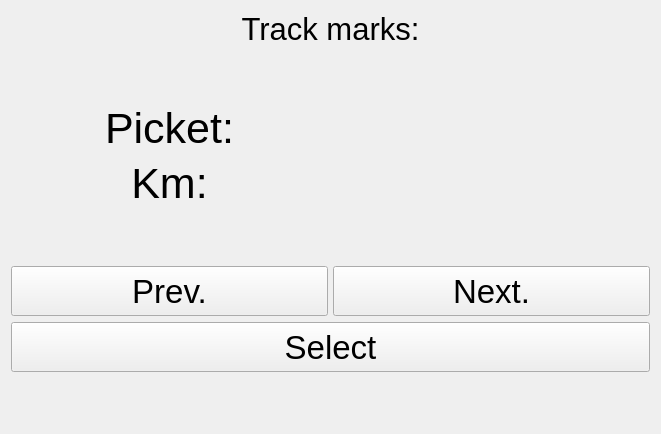
<?xml version="1.0" encoding="UTF-8"?>
<ui version="4.0">
 <class>TrackMarksRussian</class>
 <widget class="QWidget" name="TrackMarksRussian">
  <property name="geometry">
   <rect>
    <x>0</x>
    <y>0</y>
    <width>661</width>
    <height>434</height>
   </rect>
  </property>
  <property name="windowTitle">
   <string>Form</string>
  </property>
  <layout class="QVBoxLayout" name="verticalLayout">
   <item>
    <widget class="QLabel" name="label_19">
     <property name="maximumSize">
      <size>
       <width>16777215</width>
       <height>50</height>
      </size>
     </property>
     <property name="font">
      <font>
       <pointsize>23</pointsize>
      </font>
     </property>
     <property name="autoFillBackground">
      <bool>false</bool>
     </property>
     <property name="frameShape">
      <enum>QFrame::NoFrame</enum>
     </property>
     <property name="text">
      <string>Track marks:</string>
     </property>
     <property name="alignment">
      <set>Qt::AlignCenter</set>
     </property>
    </widget>
   </item>
   <item>
    <spacer name="verticalSpacer_6">
     <property name="orientation">
      <enum>Qt::Vertical</enum>
     </property>
     <property name="sizeHint" stdset="0">
      <size>
       <width>20</width>
       <height>41</height>
      </size>
     </property>
    </spacer>
   </item>
   <item>
    <layout class="QHBoxLayout" name="horizontalLayout_18">
     <item>
      <widget class="QLabel" name="label_20">
       <property name="maximumSize">
        <size>
         <width>16777215</width>
         <height>50</height>
        </size>
       </property>
       <property name="font">
        <font>
         <pointsize>32</pointsize>
        </font>
       </property>
       <property name="autoFillBackground">
        <bool>false</bool>
       </property>
       <property name="frameShape">
        <enum>QFrame::NoFrame</enum>
       </property>
       <property name="text">
        <string>Picket:</string>
       </property>
       <property name="alignment">
        <set>Qt::AlignCenter</set>
       </property>
      </widget>
     </item>
     <item>
      <widget class="QLabel" name="picketLabel">
       <property name="maximumSize">
        <size>
         <width>16777215</width>
         <height>50</height>
        </size>
       </property>
       <property name="font">
        <font>
         <pointsize>32</pointsize>
        </font>
       </property>
       <property name="autoFillBackground">
        <bool>false</bool>
       </property>
       <property name="frameShape">
        <enum>QFrame::NoFrame</enum>
       </property>
       <property name="text">
        <string/>
       </property>
       <property name="alignment">
        <set>Qt::AlignCenter</set>
       </property>
      </widget>
     </item>
    </layout>
   </item>
   <item>
    <layout class="QHBoxLayout" name="horizontalLayout_17">
     <item>
      <widget class="QLabel" name="label_21">
       <property name="maximumSize">
        <size>
         <width>16777215</width>
         <height>50</height>
        </size>
       </property>
       <property name="font">
        <font>
         <pointsize>32</pointsize>
        </font>
       </property>
       <property name="autoFillBackground">
        <bool>false</bool>
       </property>
       <property name="frameShape">
        <enum>QFrame::NoFrame</enum>
       </property>
       <property name="text">
        <string>Km:</string>
       </property>
       <property name="alignment">
        <set>Qt::AlignCenter</set>
       </property>
      </widget>
     </item>
     <item>
      <widget class="QLabel" name="kmLabel">
       <property name="maximumSize">
        <size>
         <width>16777215</width>
         <height>50</height>
        </size>
       </property>
       <property name="font">
        <font>
         <pointsize>32</pointsize>
        </font>
       </property>
       <property name="autoFillBackground">
        <bool>false</bool>
       </property>
       <property name="frameShape">
        <enum>QFrame::NoFrame</enum>
       </property>
       <property name="text">
        <string/>
       </property>
       <property name="alignment">
        <set>Qt::AlignCenter</set>
       </property>
      </widget>
     </item>
    </layout>
   </item>
   <item>
    <spacer name="verticalSpacer_7">
     <property name="orientation">
      <enum>Qt::Vertical</enum>
     </property>
     <property name="sizeHint" stdset="0">
      <size>
       <width>20</width>
       <height>41</height>
      </size>
     </property>
    </spacer>
   </item>
   <item>
    <layout class="QHBoxLayout" name="horizontalLayout_16">
     <property name="spacing">
      <number>5</number>
     </property>
     <item>
      <widget class="QPushButton" name="prevTrackMarkButton">
       <property name="sizePolicy">
        <sizepolicy hsizetype="Expanding" vsizetype="Fixed">
         <horstretch>0</horstretch>
         <verstretch>0</verstretch>
        </sizepolicy>
       </property>
       <property name="minimumSize">
        <size>
         <width>250</width>
         <height>50</height>
        </size>
       </property>
       <property name="maximumSize">
        <size>
         <width>16777215</width>
         <height>50</height>
        </size>
       </property>
       <property name="font">
        <font>
         <pointsize>25</pointsize>
        </font>
       </property>
       <property name="focusPolicy">
        <enum>Qt::NoFocus</enum>
       </property>
       <property name="text">
        <string>Prev.</string>
       </property>
       <property name="flat">
        <bool>false</bool>
       </property>
      </widget>
     </item>
     <item>
      <widget class="QPushButton" name="nexTrackMarkButton">
       <property name="sizePolicy">
        <sizepolicy hsizetype="Expanding" vsizetype="Fixed">
         <horstretch>0</horstretch>
         <verstretch>0</verstretch>
        </sizepolicy>
       </property>
       <property name="minimumSize">
        <size>
         <width>250</width>
         <height>50</height>
        </size>
       </property>
       <property name="maximumSize">
        <size>
         <width>16777215</width>
         <height>50</height>
        </size>
       </property>
       <property name="font">
        <font>
         <pointsize>25</pointsize>
        </font>
       </property>
       <property name="focusPolicy">
        <enum>Qt::NoFocus</enum>
       </property>
       <property name="text">
        <string>Next.</string>
       </property>
       <property name="flat">
        <bool>false</bool>
       </property>
      </widget>
     </item>
    </layout>
   </item>
   <item>
    <widget class="QPushButton" name="selectTrackMarkButton">
     <property name="sizePolicy">
      <sizepolicy hsizetype="Expanding" vsizetype="Fixed">
       <horstretch>0</horstretch>
       <verstretch>0</verstretch>
      </sizepolicy>
     </property>
     <property name="minimumSize">
      <size>
       <width>250</width>
       <height>50</height>
      </size>
     </property>
     <property name="maximumSize">
      <size>
       <width>16777215</width>
       <height>50</height>
      </size>
     </property>
     <property name="font">
      <font>
       <pointsize>25</pointsize>
      </font>
     </property>
     <property name="focusPolicy">
      <enum>Qt::NoFocus</enum>
     </property>
     <property name="text">
      <string>Select</string>
     </property>
     <property name="flat">
      <bool>false</bool>
     </property>
    </widget>
   </item>
   <item>
    <spacer name="verticalSpacer_5">
     <property name="orientation">
      <enum>Qt::Vertical</enum>
     </property>
     <property name="sizeHint" stdset="0">
      <size>
       <width>20</width>
       <height>41</height>
      </size>
     </property>
    </spacer>
   </item>
  </layout>
 </widget>
 <resources/>
 <connections/>
</ui>
